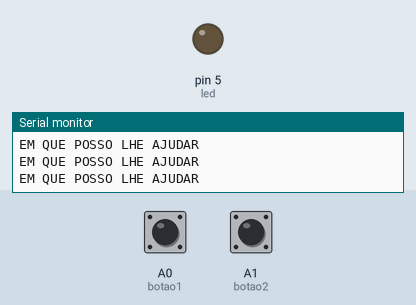
This program was run on a simulated Arduino Uno, built with avr-gcc and run on an emulated ATmega328P. On the bench: output pins drawn as LEDs (lit = HIGH), the last lines printed to the serial monitor. The inputs (shaded band) are chosen by the test bench; at power-on: A0 (botao1) HIGH, A1 (botao2) HIGH.

Above: at 3.8 s.
3.9 s: A0 (botao1) pulled LOW for 1.8 s
At 5.7 s:
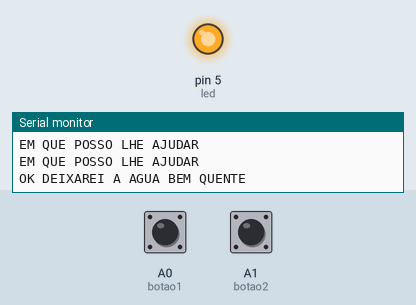
7.5 s: A1 (botao2) pulled LOW for 1.8 s
At 11.7 s:
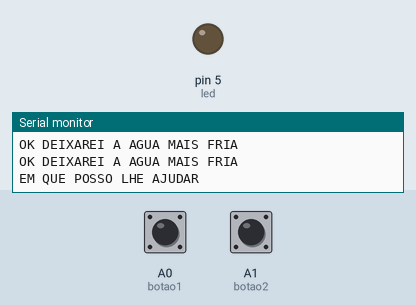
12.0 s: A1 (botao2) pulled LOW for 3.2 s
At 12.8 s:
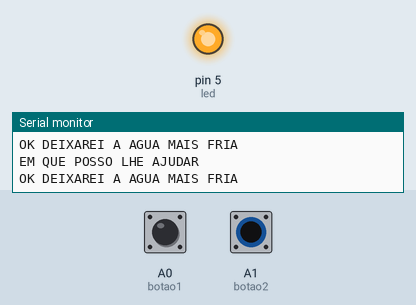
18.0 s: A0 (botao1) pulled LOW for 3.2 s
At 23.3 s:
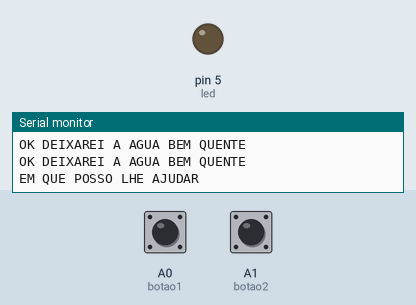
24.0 s: A0 (botao1) driven LOW and A1 (botao2) driven LOW
At 24.4 s:
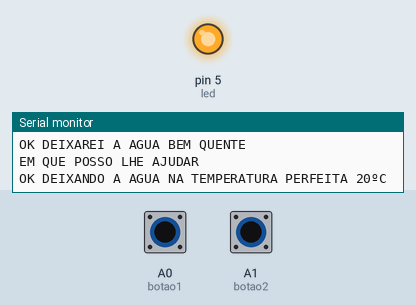
Timing chart, 0 to 27.0 s (numbered marks = the images above; inputs shaded):
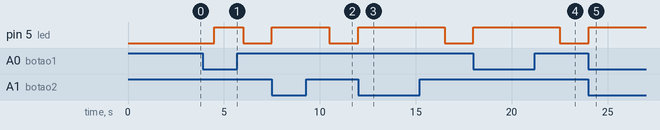

The program:

main.cpp
```cpp
#include <Arduino.h>

int led = 5;      // Pino do LED
int botao1 = A0;  // Botão 1 (aquecimento)
int botao2 = A1;  // Botão 2 (resfriamento)

void setup() {
  pinMode(led, OUTPUT);
  pinMode(botao1, INPUT_PULLUP); // usa resistor interno
  pinMode(botao2, INPUT_PULLUP); // usa resistor interno
  Serial.begin(9600);
}

void loop() {
  int b1 = digitalRead(botao1);
  int b2 = digitalRead(botao2);

  // Caso 1: somente o botão 1 pressionado
  while (b1 == LOW && b2 == HIGH) {
    digitalWrite(led, HIGH);
    Serial.println("OK DEIXAREI A AGUA BEM QUENTE");
    delay(1500);
    break;
  }

  // Caso 2: somente o botão 2 pressionado
  while (b1 == HIGH && b2 == LOW) {
    digitalWrite(led, HIGH);
    Serial.println("OK DEIXAREI A AGUA MAIS FRIA");
    delay(1500);
    break;
  }

  // Caso 3: os dois botões pressionados
  while (b1 == LOW && b2 == LOW) {
    digitalWrite(led, HIGH);
    Serial.println("OK DEIXANDO A AGUA NA TEMPERATURA PERFEITA 20ºC");
    delay(1500);
    break;
  }

  // Caso 4: nenhum botão pressionado
  while (b1 == HIGH && b2 == HIGH) {
    digitalWrite(led, LOW);
    Serial.println("EM QUE POSSO LHE AJUDAR");
    delay(1500);
    break;
  }
}
```

Measured:
- after the input at 3.9 s, pin 5 (led): LOW → HIGH after 0.60 s, → LOW 1.5 s later
- after the input at 7.5 s, pin 5 (led): LOW → HIGH at once, → LOW 3.0 s later
- after the input at 12.0 s, pin 5 (led): LOW → HIGH at once, → LOW 4.5 s later
- after the input at 18.0 s, pin 5 (led): LOW → HIGH at once, → LOW 4.5 s later
- after the input at 24.0 s, pin 5 (led): LOW → HIGH at once
